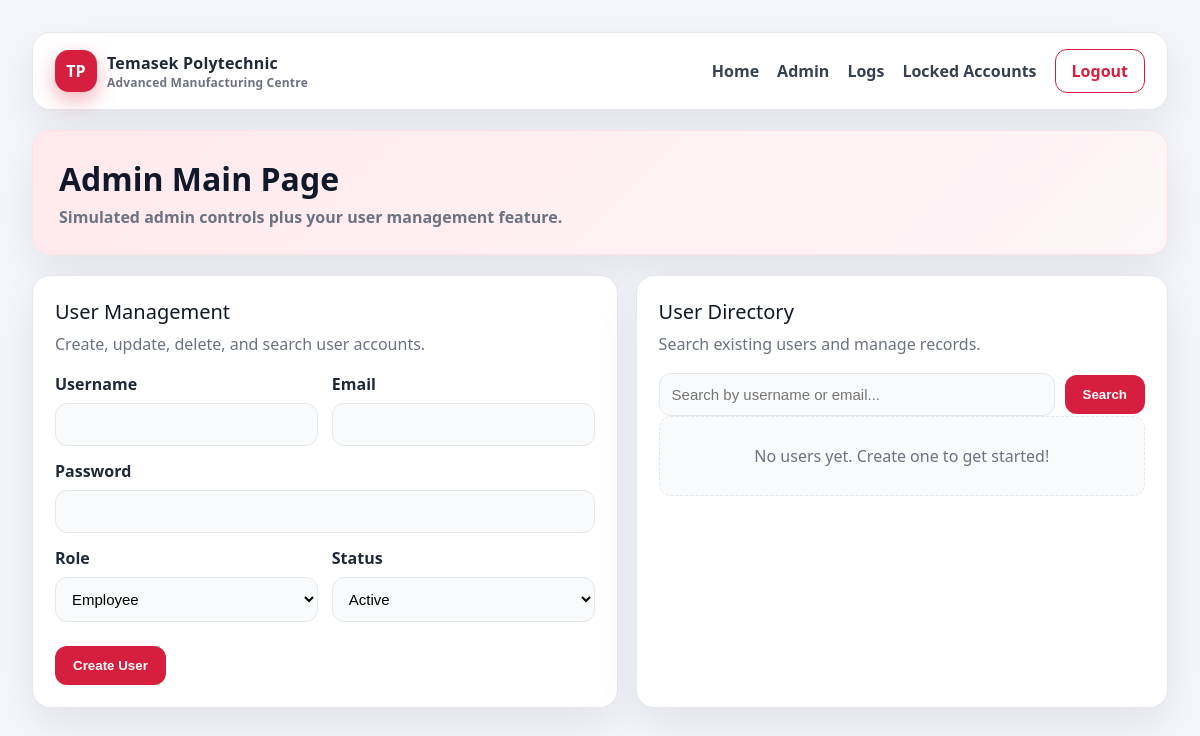
The app's page /PHP_PAGES/Denzyl/admin_users.php, older data.
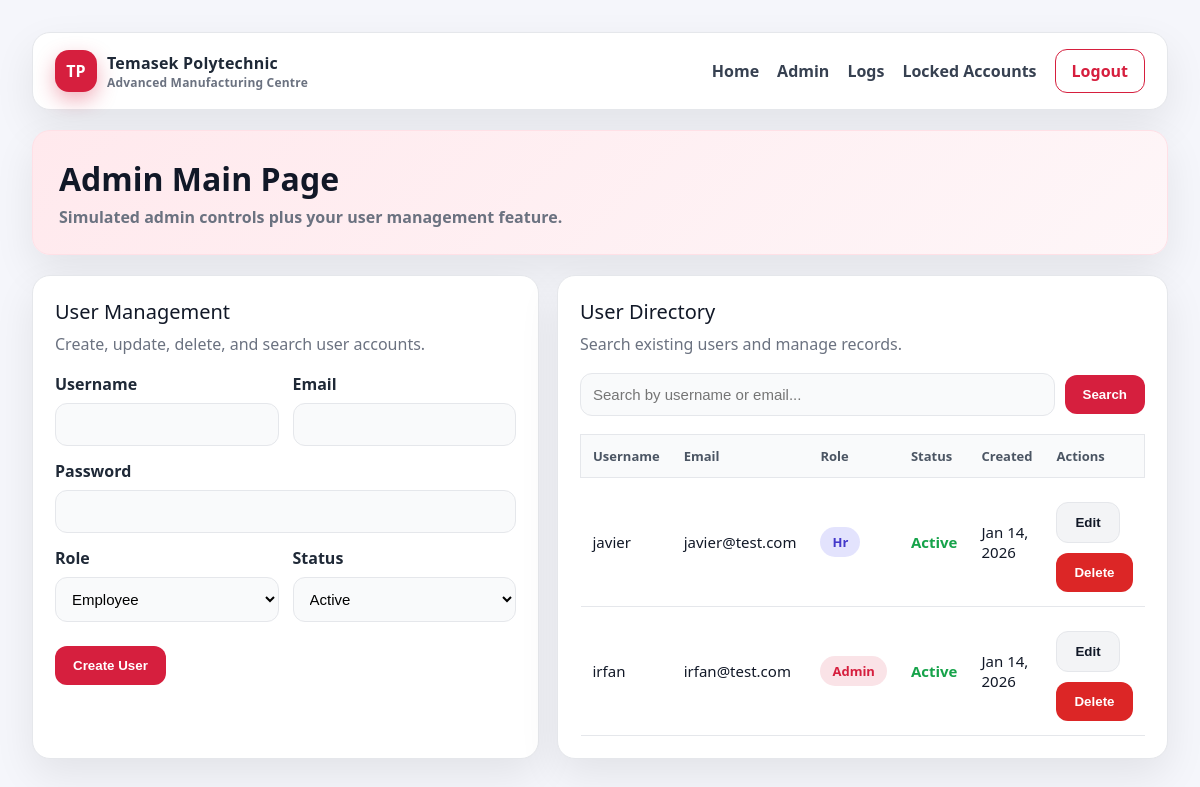
The same page, newer data.
### tables this page shows
CREATE TABLE `users` (
  `user_id` int(11) NOT NULL,
  `username` varchar(50) NOT NULL,
  `password_hash` varchar(255) NOT NULL,
  `email` varchar(100) NOT NULL,
  `role` enum('admin','manager','employee','hr') NOT NULL DEFAULT 'employee',
  `status` enum('active','inactive','suspended') NOT NULL DEFAULT 'active',
  `created_at` timestamp NOT NULL DEFAULT current_timestamp(),
  `updated_at` timestamp NOT NULL DEFAULT current_timestamp() ON UPDATE current_timestamp()
);

### PHP_PAGES/Denzyl/admin_users.php (the view, shortened to what this page needs)
<?php
$db_host = 'localhost';
$db_user = 'root';
$db_password = '';
$db_name = 'project_database';
$conn = new mysqli($db_host, $db_user, $db_password, $db_name);
$action = isset($_GET['action']) ? $_GET['action'] : '';
$current_user = null;
$search_query = isset($_GET['search']) ? $_GET['search'] : '';
$users = searchUsers($conn, $search_query);
function searchUsers($conn, $query) {
    $users = [];
    if (empty($query)) {
        $sql = 'SELECT user_id, username, email, role, status, created_at, updated_at FROM users ORDER BY created_at DESC';
        $result = $conn->query($sql);
    }
    if ($result && $result->num_rows > 0) {
        while ($row = $result->fetch_assoc()) {
            $users[] = $row;
        }
    }
    return $users;
}
?>
<!DOCTYPE html>
<html lang="en">
<head>
</head>
<body>
    <div class="shell">
        <div class="topbar">
            <div class="brand">
                <div class="brand-badge">TP</div>
                <div>
                    <div>Temasek Polytechnic</div>
                    <div style="font-size: 12px; color: var(--muted); font-weight: 600;">Advanced Manufacturing Centre</div>
                </div>
            </div>
            <div class="nav-links">
                <a href="#">Home</a>
                <a href="#">Admin</a>
                <a href="#">Logs</a>
                <a href="#">Locked Accounts</a>
                <a class="logout" href="#">Logout</a>
            </div>
        </div>
        <div class="hero">
            <h1>Admin Main Page</h1>
            <p>Simulated admin controls plus your user management feature.</p>
        </div>
        <div class="grid">
            <div class="card">
                <div class="card-title">User Management</div>
                <div class="card-subtitle">Create, update, delete, and search user accounts.</div>
                <form method="POST" style="display: flex; flex-direction: column; gap: 14px;">
                    <div class="form-grid">
                        <div class="form-group">
                            <label for="username">Username</label>
                            <input type="text" id="username" name="username"
                                   value="<?php echo $current_user ? htmlspecialchars($current_user['username']) : ''; ?>"
                                   required>
                        </div>
                        <div class="form-group">
                            <label for="email">Email</label>
                            <input type="email" id="email" name="email"
                                   value="<?php echo $current_user ? htmlspecialchars($current_user['email']) : ''; ?>"
                                   required>
                        </div>
                    </div>
                    <?php if (!($action === 'edit' && $current_user)): ?>
                        <div class="form-group">
                            <label for="password">Password</label>
                            <input type="password" id="password" name="password" required>
                        </div>
                    <?php endif; ?>
                    <div class="form-grid">
                        <div class="form-group">
                            <label for="role">Role</label>
                            <select id="role" name="role" required>
                                <option value="employee" <?php echo ($current_user && $current_user['role'] === 'employee') ? 'selected' : ''; ?>>Employee</option>
                            </select>
                        </div>
                        <div class="form-group">
                            <label for="status">Status</label>
                            <select id="status" name="status" required>
                                <option value="active" <?php echo (!$current_user || $current_user['status'] === 'active') ? 'selected' : ''; ?>>Active</option>
                            </select>
                        </div>
                    </div>
                    <div class="actions-row">
                        <button type="submit" class="btn btn-primary">
                            <?php echo ($action === 'edit' && $current_user) ? 'Update User' : 'Create User'; ?>
                        </button>
                    </div>
                </form>
            </div>
            <div class="card">
                <div class="card-title">User Directory</div>
                <div class="card-subtitle">Search existing users and manage records.</div>
                <form method="GET" class="search-box">
                    <input type="text" name="search" placeholder="Search by username or email..."
                           value="<?php echo htmlspecialchars($search_query); ?>">
                    <button type="submit" class="btn btn-primary">Search</button>
                </form>
                <?php if (count($users) > 0): ?>
                    <table>
                        <thead>
                            <tr>
                                <th>Username</th>
                                <th>Email</th>
                                <th>Role</th>
                                <th>Status</th>
                                <th>Created</th>
                                <th>Actions</th>
                            </tr>
                        </thead>
                        <tbody>
                            <?php foreach ($users as $user): ?>
                                <tr>
                                    <td><?php echo htmlspecialchars($user['username']); ?></td>
                                    <td><?php echo htmlspecialchars($user['email']); ?></td>
                                    <td><span class="badge role-<?php echo $user['role']; ?>"><?php echo ucfirst($user['role']); ?></span></td>
                                    <td><span class="status-<?php echo $user['status']; ?>"><?php echo ucfirst($user['status']); ?></span></td>
                                    <td class="timestamp"><?php echo date('M d, Y', strtotime($user['created_at'])); ?></td>
                                    <td>
                                        <div class="actions-row">
                                            <a href="?action=edit&id=<?php echo $user['user_id']; ?>">
                                                <button type="button" class="btn btn-secondary">Edit</button>
                                            </a>
                                            <a href="?action=delete_confirm&id=<?php echo $user['user_id']; ?>">
                                                <button type="button" class="btn btn-danger">Delete</button>
                                            </a>
                                        </div>
                                    </td>
                                </tr>
                            <?php endforeach; ?>
                        </tbody>
                    </table>
                <?php else: ?>
                    <div class="empty">
                        <?php echo !empty($search_query) ? 'No users found matching your search.' : 'No users yet. Create one to get started!'; ?>
                    </div>
                <?php endif; ?>
            </div>
        </div>
    </div>
</body>
</html>

### PHP_PAGES/Denzyl/admin_users.php (style rules this page uses)
:root { --bg: #f5f6fb; --card: #ffffff; --primary: #d61f3e; --primary-strong: #b91832; --muted: #6b7280; --border: #e5e7eb; --shadow: 0 16px 40px rgba(0, 0, 0, 0.08); --radius: 18px; }
* { margin: 0; padding: 0; box-sizing: border-box; }
body { font-family: 'Segoe UI', Tahoma, Geneva, Verdana, sans-serif; background: var(--bg); color: #111827; min-height: 100vh; padding: 32px; }
a { text-decoration: none; color: inherit; }
.shell { max-width: 1200px; margin: 0 auto; display: flex; flex-direction: column; gap: 20px; }
.topbar { background: var(--card); border: 1px solid var(--border); border-radius: var(--radius); box-shadow: var(--shadow); padding: 16px 22px; display: flex; align-items: center; justify-content: space-between; gap: 16px; }
.brand { display: flex; align-items: center; gap: 10px; font-weight: 700; color: #1f2937; letter-spacing: 0.2px; }
.brand-badge { width: 42px; height: 42px; border-radius: 14px; background: var(--primary); display: grid; place-items: center; color: #fff; font-weight: 800; box-shadow: 0 8px 20px rgba(214, 31, 62, 0.35); }
.nav-links { display: flex; gap: 18px; align-items: center; font-weight: 600; color: #374151; }
.logout { padding: 10px 16px; border-radius: 12px; border: 1px solid var(--primary); color: var(--primary); font-weight: 700; background: #fff; transition: all 0.2s ease; }
.hero { background: linear-gradient(135deg, #ffe9ed, #fef6f8); border: 1px solid #ffe0e6; border-radius: var(--radius); box-shadow: var(--shadow); padding: 26px; }
.hero h1 { font-size: 32px; margin-bottom: 6px; color: #111827; }
.hero p { color: var(--muted); font-weight: 600; }
.grid { display: grid; grid-template-columns: 1.1fr 1fr; gap: 18px; }
.card { background: var(--card); border: 1px solid var(--border); border-radius: var(--radius); box-shadow: var(--shadow); padding: 22px; }
.card-title { font-size: 20px; color: #111827; margin-bottom: 8px; display: flex; gap: 10px; align-items: center; }
.card-subtitle { color: var(--muted); margin-bottom: 18px; }
.form-grid { display: grid; grid-template-columns: 1fr 1fr; gap: 14px; }
.form-group { display: flex; flex-direction: column; gap: 8px; }
label { font-weight: 700; color: #1f2937; }
input[type='text'], input[type='email'], input[type='password'], select { width: 100%; padding: 12px 12px; border-radius: 12px; border: 1px solid var(--border); background: #f9fafb; font-size: 15px; transition: border-color 0.15s ease, background 0.15s ease; }
.actions-row { display: flex; gap: 10px; flex-wrap: wrap; margin-top: 10px; }
.btn { padding: 12px 18px; border: none; border-radius: 12px; font-weight: 700; cursor: pointer; transition: all 0.2s ease; }
.btn-primary { background: var(--primary); color: #fff; }
.btn-secondary { background: #f3f4f6; color: #111827; border: 1px solid var(--border); }
.btn-danger { background: #dc2626; color: #fff; }
.search-box { display: flex; gap: 10px; align-items: center; }
.search-box input { flex: 1; background: #f9fafb; }
table { width: 100%; border-collapse: collapse; margin-top: 18px; }
table thead { background: #f9fafb; border: 1px solid var(--border); }
table th { text-align: left; padding: 12px 12px; font-size: 13px; color: #4b5563; }
table td { padding: 14px 12px; border-bottom: 1px solid var(--border); font-size: 15px; }
.badge { display: inline-flex; padding: 6px 12px; border-radius: 999px; font-weight: 700; font-size: 13px; }
.role-admin { background: rgba(214, 31, 62, 0.12); color: var(--primary); }
.role-hr { background: rgba(99, 102, 241, 0.18); color: #4338ca; }
.status-active { color: #16a34a; font-weight: 700; }
.empty { padding: 28px; text-align: center; color: var(--muted); background: #f9fafb; border: 1px dashed var(--border); border-radius: 12px; }

Row changes from the older to the newer data that the page shows:
added users: username "javier", email "javier@test.com", role "Hr", status "Active", created_at "Jan 14, 2026"
added users: username "irfan", email "irfan@test.com", role "Admin", status "Active", created_at "Jan 14, 2026"
Text that changed along with them:
text no longer shown: "No users yet. Create one to get started!"
text now shown: "Username Email Role Status Created Actions"
